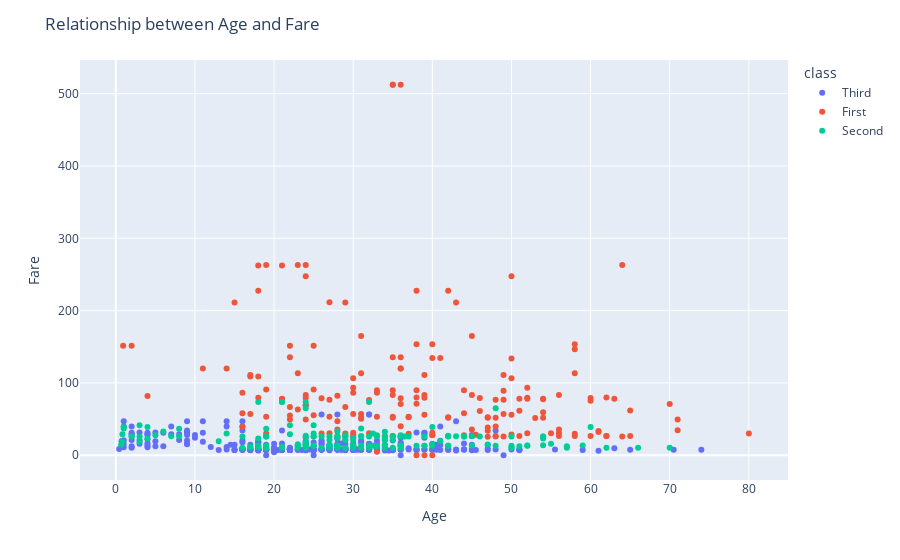

This figure's notebook cell:
### Markdown cell above
3. Use Plotly to create an interactive scatter plot to visualize the relationship between the age and fare paid by passengers in the Titanic dataset. Include tooltips that display additional information about each data point when hovering over them.

### Code cell
import plotly.express as px

# Create scatter plot
fig = px.scatter(df, x="age", y="fare", color="class", hover_data=["survived", "who"])

# Add tooltips
fig.update_traces(hovertemplate="Age: %{x}<br>Fare: %{y}<br>Survived: %{customdata[0]}<br>Who: %{customdata[1]}")

# Add axis labels and title
fig.update_layout(
    xaxis_title="Age",
    yaxis_title="Fare",
    title="Relationship between Age and Fare"
)

# Show the plot
fig.show()

### Figure 1 — Plotly figure (JSON) as saved in the notebook; plotly's stock layout.template omitted (floating-point values rounded to 4 significant figures; data arrays with more than 128 entries replaced by an {"elided": "..."} marker saying what was removed)
{"data": [{"customdata": {"elided": "491x2 mixed values"}, "hovertemplate": "Age: %{x}<br>Fare: %{y}<br>Survived: %{customdata[0]}<br>Who: %{customdata[1]}", "legendgroup": "Third", "marker": {"color": "#636efa", "symbol": "circle"}, "mode": "markers", "name": "Third", "orientation": "v", "showlegend": true, "type": "scatter", "x": {"elided": "491 float values"}, "xaxis": "x", "y": {"elided": "491 float values"}, "yaxis": "y"}, {"customdata": {"elided": "216x2 mixed values"}, "hovertemplate": "Age: %{x}<br>Fare: %{y}<br>Survived: %{customdata[0]}<br>Who: %{customdata[1]}", "legendgroup": "First", "marker": {"color": "#EF553B", "symbol": "circle"}, "mode": "markers", "name": "First", "orientation": "v", "showlegend": true, "type": "scatter", "x": {"elided": "216 float values"}, "xaxis": "x", "y": {"elided": "216 float values"}, "yaxis": "y"}, {"customdata": {"elided": "184x2 mixed values"}, "hovertemplate": "Age: %{x}<br>Fare: %{y}<br>Survived: %{customdata[0]}<br>Who: %{customdata[1]}", "legendgroup": "Second", "marker": {"color": "#00cc96", "symbol": "circle"}, "mode": "markers", "name": "Second", "orientation": "v", "showlegend": true, "type": "scatter", "x": {"elided": "184 float values"}, "xaxis": "x", "y": {"elided": "184 float values"}, "yaxis": "y"}], "layout": {"legend": {"title": {"text": "class"}, "tracegroupgap": 0}, "margin": {"t": 60}, "title": {"text": "Relationship between Age and Fare"}, "xaxis": {"anchor": "y", "domain": [0, 1], "title": {"text": "Age"}}, "yaxis": {"anchor": "x", "domain": [0, 1], "title": {"text": "Fare"}}}}
